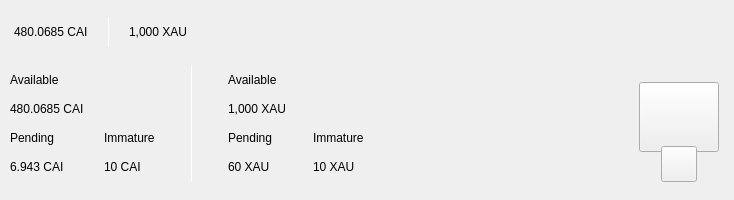
<?xml version="1.0" encoding="UTF-8"?>
<ui version="4.0">
 <class>TopBar</class>
 <widget class="QWidget" name="TopBar">
  <property name="geometry">
   <rect>
    <x>0</x>
    <y>0</y>
    <width>734</width>
    <height>200</height>
   </rect>
  </property>
  <property name="minimumSize">
   <size>
    <width>0</width>
    <height>200</height>
   </size>
  </property>
  <property name="maximumSize">
   <size>
    <width>16777215</width>
    <height>200</height>
   </size>
  </property>
  <property name="windowTitle">
   <string>Form</string>
  </property>
  <layout class="QVBoxLayout" name="verticalLayout_10" stretch="0">
   <property name="spacing">
    <number>0</number>
   </property>
   <property name="leftMargin">
    <number>0</number>
   </property>
   <property name="topMargin">
    <number>0</number>
   </property>
   <property name="rightMargin">
    <number>0</number>
   </property>
   <property name="bottomMargin">
    <number>0</number>
   </property>
   <item>
    <widget class="PFBorderImage" name="containerTop" native="true">
     <layout class="QVBoxLayout" name="verticalLayout_11">
      <property name="spacing">
       <number>0</number>
      </property>
      <property name="leftMargin">
       <number>0</number>
      </property>
      <property name="topMargin">
       <number>0</number>
      </property>
      <property name="rightMargin">
       <number>0</number>
      </property>
      <property name="bottomMargin">
       <number>0</number>
      </property>
      <item>
       <widget class="QWidget" name="top_container_2" native="true">
        <property name="minimumSize">
         <size>
          <width>0</width>
          <height>65</height>
         </size>
        </property>
        <layout class="QHBoxLayout" name="top_container">
         <property name="spacing">
          <number>0</number>
         </property>
         <property name="leftMargin">
          <number>14</number>
         </property>
         <property name="topMargin">
          <number>0</number>
         </property>
         <property name="rightMargin">
          <number>14</number>
         </property>
         <property name="bottomMargin">
          <number>0</number>
         </property>
         <item alignment="Qt::AlignVCenter">
          <widget class="QWidget" name="widgetTopAmount" native="true">
           <property name="sizePolicy">
            <sizepolicy hsizetype="Preferred" vsizetype="Maximum">
             <horstretch>0</horstretch>
             <verstretch>0</verstretch>
            </sizepolicy>
           </property>
           <layout class="QHBoxLayout" name="horizontalLayout_5">
            <property name="spacing">
             <number>0</number>
            </property>
            <property name="leftMargin">
             <number>0</number>
            </property>
            <property name="topMargin">
             <number>0</number>
            </property>
            <property name="rightMargin">
             <number>0</number>
            </property>
            <property name="bottomMargin">
             <number>0</number>
            </property>
            <item alignment="Qt::AlignTop">
             <widget class="QLabel" name="labelAmountTopMuBdI">
              <property name="minimumSize">
               <size>
                <width>0</width>
                <height>36</height>
               </size>
              </property>
              <property name="styleSheet">
               <string notr="true">padding:0px;margin:0px;</string>
              </property>
              <property name="text">
               <string notr="true">480.0685 CAI</string>
              </property>
             </widget>
            </item>
            <item>
             <spacer name="horizontalSpacer_11">
              <property name="orientation">
               <enum>Qt::Horizontal</enum>
              </property>
              <property name="sizeType">
               <enum>QSizePolicy::Fixed</enum>
              </property>
              <property name="sizeHint" stdset="0">
               <size>
                <width>20</width>
                <height>20</height>
               </size>
              </property>
             </spacer>
            </item>
            <item alignment="Qt::AlignVCenter">
             <widget class="QLabel" name="typeSpacerTop">
              <property name="minimumSize">
               <size>
                <width>1</width>
                <height>30</height>
               </size>
              </property>
              <property name="maximumSize">
               <size>
                <width>1</width>
                <height>30</height>
               </size>
              </property>
              <property name="styleSheet">
               <string notr="true">background-color:white;
padding:0px;
border:none;</string>
              </property>
              <property name="text">
               <string/>
              </property>
             </widget>
            </item>
            <item>
             <spacer name="horizontalSpacer_12">
              <property name="orientation">
               <enum>Qt::Horizontal</enum>
              </property>
              <property name="sizeType">
               <enum>QSizePolicy::Fixed</enum>
              </property>
              <property name="sizeHint" stdset="0">
               <size>
                <width>20</width>
                <height>20</height>
               </size>
              </property>
             </spacer>
            </item>
            <item alignment="Qt::AlignTop">
             <widget class="QLabel" name="labelAmountTopzMuBdI">
              <property name="minimumSize">
               <size>
                <width>0</width>
                <height>36</height>
               </size>
              </property>
              <property name="text">
               <string notr="true">1,000 XAU</string>
              </property>
             </widget>
            </item>
           </layout>
          </widget>
         </item>
         <item>
          <spacer name="horizontalSpacer">
           <property name="orientation">
            <enum>Qt::Horizontal</enum>
           </property>
           <property name="sizeHint" stdset="0">
            <size>
             <width>40</width>
             <height>20</height>
            </size>
           </property>
          </spacer>
         </item>
         <item>
          <layout class="QHBoxLayout" name="horizontalLayout_4">
           <property name="spacing">
            <number>12</number>
           </property>
           <property name="rightMargin">
            <number>0</number>
           </property>
           <item alignment="Qt::AlignRight">
            <widget class="QWidget" name="layoutSync" native="true">
             <property name="minimumSize">
              <size>
               <width>0</width>
               <height>36</height>
              </size>
             </property>
             <property name="maximumSize">
              <size>
               <width>16777215</width>
               <height>36</height>
              </size>
             </property>
             <layout class="QVBoxLayout" name="verticalLayout_9">
              <property name="leftMargin">
               <number>0</number>
              </property>
              <property name="topMargin">
               <number>0</number>
              </property>
              <property name="rightMargin">
               <number>0</number>
              </property>
              <property name="bottomMargin">
               <number>0</number>
              </property>
              <item>
               <widget class="ExpandableButton" name="pushButtonSync" native="true">
                <property name="minimumSize">
                 <size>
                  <width>36</width>
                  <height>36</height>
                 </size>
                </property>
                <property name="maximumSize">
                 <size>
                  <width>16777215</width>
                  <height>36</height>
                 </size>
                </property>
               </widget>
              </item>
             </layout>
            </widget>
           </item>
           <item>
            <widget class="ExpandableButton" name="pushButtonHDUpgrade" native="true">
             <property name="minimumSize">
              <size>
               <width>36</width>
               <height>36</height>
              </size>
             </property>
            </widget>
           </item>
           <item>
            <widget class="ExpandableButton" name="pushButtonStack" native="true">
             <property name="minimumSize">
              <size>
               <width>36</width>
               <height>36</height>
              </size>
             </property>
            </widget>
           </item>
           <item>
            <widget class="ExpandableButton" name="pushButtonColdStaking" native="true">
             <property name="minimumSize">
              <size>
               <width>36</width>
               <height>36</height>
              </size>
             </property>
            </widget>
           </item>
           <item>
            <widget class="ExpandableButton" name="pushButtonConnection" native="true">
             <property name="minimumSize">
              <size>
               <width>36</width>
               <height>36</height>
              </size>
             </property>
            </widget>
           </item>
           <item>
            <widget class="ExpandableButton" name="pushButtonTor" native="true">
             <property name="minimumSize">
              <size>
               <width>36</width>
               <height>36</height>
              </size>
             </property>
            </widget>
           </item>
           <item>
            <widget class="ExpandableButton" name="pushButtonLock" native="true">
             <property name="sizePolicy">
              <sizepolicy hsizetype="Expanding" vsizetype="Expanding">
               <horstretch>0</horstretch>
               <verstretch>0</verstretch>
              </sizepolicy>
             </property>
             <property name="minimumSize">
              <size>
               <width>36</width>
               <height>0</height>
              </size>
             </property>
            </widget>
           </item>
           <item>
            <widget class="ExpandableButton" name="pushButtonTheme" native="true">
             <property name="minimumSize">
              <size>
               <width>36</width>
               <height>36</height>
              </size>
             </property>
             <property name="maximumSize">
              <size>
               <width>16777215</width>
               <height>36</height>
              </size>
             </property>
            </widget>
           </item>
           <item>
            <widget class="ExpandableButton" name="pushButtonFAQ" native="true">
             <property name="minimumSize">
              <size>
               <width>36</width>
               <height>36</height>
              </size>
             </property>
            </widget>
           </item>
          </layout>
         </item>
        </layout>
       </widget>
      </item>
      <item>
       <widget class="QWidget" name="bottom_container" native="true">
        <property name="minimumSize">
         <size>
          <width>0</width>
          <height>135</height>
         </size>
        </property>
        <layout class="QHBoxLayout" name="botton_container">
         <property name="leftMargin">
          <number>10</number>
         </property>
         <property name="topMargin">
          <number>0</number>
         </property>
         <property name="rightMargin">
          <number>10</number>
         </property>
         <property name="bottomMargin">
          <number>10</number>
         </property>
         <item>
          <layout class="QHBoxLayout" name="horizontalLayout_3">
           <property name="bottomMargin">
            <number>9</number>
           </property>
           <item>
            <layout class="QVBoxLayout" name="verticalLayout_7">
             <property name="spacing">
              <number>0</number>
             </property>
             <property name="leftMargin">
              <number>0</number>
             </property>
             <property name="rightMargin">
              <number>30</number>
             </property>
             <item>
              <layout class="QVBoxLayout" name="verticalLayout_2">
               <item>
                <widget class="QLabel" name="labelTitle1">
                 <property name="text">
                  <string>Available</string>
                 </property>
                </widget>
               </item>
               <item>
                <widget class="QLabel" name="labelAmountMuBdI">
                 <property name="text">
                  <string notr="true">480.0685 CAI</string>
                 </property>
                </widget>
               </item>
              </layout>
             </item>
             <item>
              <layout class="QHBoxLayout" name="horizontalLayout_2">
               <property name="spacing">
                <number>0</number>
               </property>
               <item>
                <layout class="QVBoxLayout" name="verticalLayout_3">
                 <item>
                  <widget class="QLabel" name="labelTitle3">
                   <property name="text">
                    <string>Pending</string>
                   </property>
                  </widget>
                 </item>
                 <item>
                  <widget class="QLabel" name="labelPendingMuBdI">
                   <property name="text">
                    <string notr="true">6.943 CAI</string>
                   </property>
                  </widget>
                 </item>
                </layout>
               </item>
               <item>
                <spacer name="horizontalSpacer_3">
                 <property name="orientation">
                  <enum>Qt::Horizontal</enum>
                 </property>
                 <property name="sizeType">
                  <enum>QSizePolicy::Fixed</enum>
                 </property>
                 <property name="sizeHint" stdset="0">
                  <size>
                   <width>40</width>
                   <height>20</height>
                  </size>
                 </property>
                </spacer>
               </item>
               <item>
                <layout class="QVBoxLayout" name="verticalLayout_4">
                 <item>
                  <widget class="QLabel" name="labelTitle4">
                   <property name="text">
                    <string>Immature</string>
                   </property>
                  </widget>
                 </item>
                 <item>
                  <widget class="QLabel" name="labelImmatureMuBdI">
                   <property name="text">
                    <string notr="true">10 CAI</string>
                   </property>
                  </widget>
                 </item>
                </layout>
               </item>
              </layout>
             </item>
            </layout>
           </item>
           <item>
            <widget class="QLabel" name="typeSpacerExpanded">
             <property name="minimumSize">
              <size>
               <width>1</width>
               <height>100</height>
              </size>
             </property>
             <property name="maximumSize">
              <size>
               <width>1</width>
               <height>16777215</height>
              </size>
             </property>
             <property name="styleSheet">
              <string notr="true">background-color:white;
padding:0px;
border:none;</string>
             </property>
             <property name="text">
              <string/>
             </property>
            </widget>
           </item>
           <item>
            <widget class="QWidget" name="XAUBalances" native="true">
             <layout class="QVBoxLayout" name="verticalLayout_8">
              <property name="spacing">
               <number>0</number>
              </property>
              <property name="leftMargin">
               <number>30</number>
              </property>
              <property name="topMargin">
               <number>0</number>
              </property>
              <property name="rightMargin">
               <number>0</number>
              </property>
              <property name="bottomMargin">
               <number>0</number>
              </property>
              <item>
               <layout class="QVBoxLayout" name="verticalLayout">
                <item>
                 <widget class="QLabel" name="labelTitleAvailablezMuBdI">
                  <property name="text">
                   <string>Available</string>
                  </property>
                 </widget>
                </item>
                <item>
                 <widget class="QLabel" name="labelAvailablezMuBdI">
                  <property name="text">
                   <string notr="true">1,000 XAU</string>
                  </property>
                 </widget>
                </item>
               </layout>
              </item>
              <item>
               <layout class="QHBoxLayout" name="horizontalLayout">
                <property name="spacing">
                 <number>0</number>
                </property>
                <item>
                 <layout class="QVBoxLayout" name="verticalLayout_5">
                  <item>
                   <widget class="QLabel" name="labelTitlePendingzMuBdI">
                    <property name="text">
                     <string>Pending</string>
                    </property>
                   </widget>
                  </item>
                  <item>
                   <widget class="QLabel" name="labelPendingzMuBdI">
                    <property name="text">
                     <string notr="true">60 XAU</string>
                    </property>
                   </widget>
                  </item>
                 </layout>
                </item>
                <item>
                 <spacer name="horizontalSpacer_4">
                  <property name="orientation">
                   <enum>Qt::Horizontal</enum>
                  </property>
                  <property name="sizeType">
                   <enum>QSizePolicy::Fixed</enum>
                  </property>
                  <property name="sizeHint" stdset="0">
                   <size>
                    <width>40</width>
                    <height>20</height>
                   </size>
                  </property>
                 </spacer>
                </item>
                <item>
                 <layout class="QVBoxLayout" name="verticalLayout_6">
                  <item>
                   <widget class="QLabel" name="labelTitleImmaturezMuBdI">
                    <property name="text">
                     <string>Immature</string>
                    </property>
                   </widget>
                  </item>
                  <item>
                   <widget class="QLabel" name="labelImmaturezMuBdI">
                    <property name="text">
                     <string notr="true">10 XAU</string>
                    </property>
                   </widget>
                  </item>
                 </layout>
                </item>
               </layout>
              </item>
             </layout>
            </widget>
           </item>
          </layout>
         </item>
         <item>
          <spacer name="horizontalSpacer_2">
           <property name="orientation">
            <enum>Qt::Horizontal</enum>
           </property>
           <property name="sizeHint" stdset="0">
            <size>
             <width>40</width>
             <height>20</height>
            </size>
           </property>
          </spacer>
         </item>
         <item alignment="Qt::AlignHCenter|Qt::AlignVCenter">
          <widget class="QWidget" name="qrContainer" native="true">
           <property name="sizePolicy">
            <sizepolicy hsizetype="Preferred" vsizetype="Minimum">
             <horstretch>0</horstretch>
             <verstretch>0</verstretch>
            </sizepolicy>
           </property>
           <property name="minimumSize">
            <size>
             <width>90</width>
             <height>110</height>
            </size>
           </property>
           <property name="maximumSize">
            <size>
             <width>90</width>
             <height>110</height>
            </size>
           </property>
           <layout class="QVBoxLayout" name="containerQR">
            <property name="spacing">
             <number>0</number>
            </property>
            <property name="leftMargin">
             <number>5</number>
            </property>
            <property name="topMargin">
             <number>10</number>
            </property>
            <property name="rightMargin">
             <number>5</number>
            </property>
            <property name="bottomMargin">
             <number>0</number>
            </property>
            <item>
             <widget class="QPushButton" name="btnQr">
              <property name="minimumSize">
               <size>
                <width>70</width>
                <height>70</height>
               </size>
              </property>
              <property name="maximumSize">
               <size>
                <width>16777215</width>
                <height>70</height>
               </size>
              </property>
              <property name="focusPolicy">
               <enum>Qt::NoFocus</enum>
              </property>
              <property name="text">
               <string/>
              </property>
              <property name="iconSize">
               <size>
                <width>70</width>
                <height>70</height>
               </size>
              </property>
             </widget>
            </item>
            <item>
             <spacer name="verticalSpacer">
              <property name="orientation">
               <enum>Qt::Vertical</enum>
              </property>
              <property name="sizeType">
               <enum>QSizePolicy::Fixed</enum>
              </property>
              <property name="sizeHint" stdset="0">
               <size>
                <width>20</width>
                <height>20</height>
               </size>
              </property>
             </spacer>
            </item>
            <item alignment="Qt::AlignHCenter|Qt::AlignBottom">
             <widget class="QPushButton" name="pushButtonQR">
              <property name="minimumSize">
               <size>
                <width>36</width>
                <height>36</height>
               </size>
              </property>
              <property name="maximumSize">
               <size>
                <width>36</width>
                <height>36</height>
               </size>
              </property>
              <property name="focusPolicy">
               <enum>Qt::NoFocus</enum>
              </property>
              <property name="text">
               <string/>
              </property>
             </widget>
            </item>
           </layout>
          </widget>
         </item>
        </layout>
       </widget>
      </item>
     </layout>
    </widget>
   </item>
  </layout>
 </widget>
 <customwidgets>
  <customwidget>
   <class>ExpandableButton</class>
   <extends>QWidget</extends>
   <header>qt/mubdi/expandablebutton.h</header>
   <container>1</container>
  </customwidget>
  <customwidget>
   <class>PFBorderImage</class>
   <extends>QFrame</extends>
   <header>qt/mubdi/pfborderimage.h</header>
   <container>1</container>
  </customwidget>
 </customwidgets>
 <resources/>
 <connections/>
</ui>
